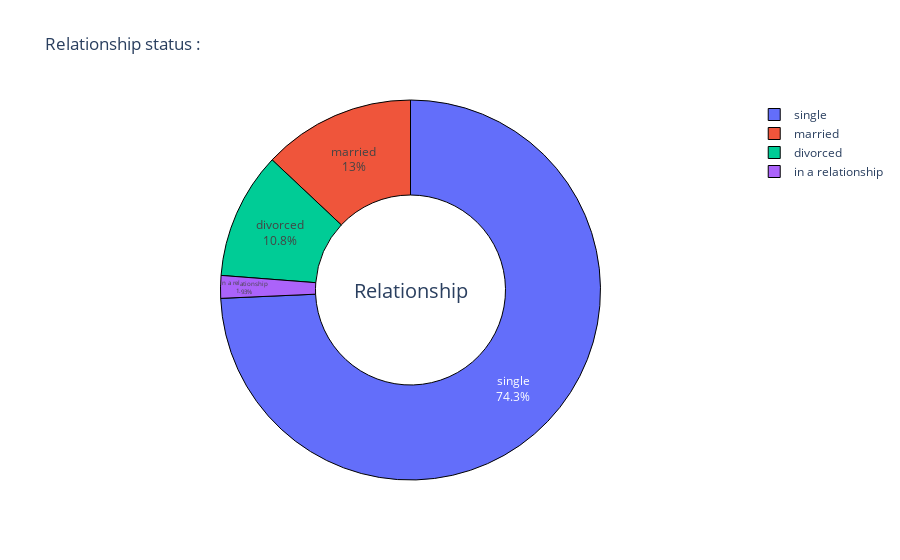

The code cell stored with this chart in its notebook:
### Code cell
fig = go.Figure(
    data = [
        go.Pie(
            labels = df.marital_status.dropna().unique(), 
            values = df.marital_status.value_counts().dropna(), 
            textinfo='percent + label', 
            textposition='inside',
            marker=dict(line=dict(color='#000000', width=1)),
            hole = 0.5
        )
    ]
)
fig.update_layout(
    title_text="Relationship status : ",
    annotations=[dict(text='Relationship', x=0.5, y=0.5, font_size=20, showarrow=False)])
fig.show()

### Figure 1 — Plotly figure (JSON) as saved in the notebook; plotly's stock layout.template omitted (floating-point values rounded to 4 significant figures)
{"data": [{"hole": 0.5, "labels": ["single", "married", "divorced", "in a relationship"], "marker": {"line": {"color": "#000000", "width": 1}}, "textinfo": "percent+label", "textposition": "inside", "type": "pie", "values": [1350, 236, 196, 35]}], "layout": {"annotations": [{"font": {"size": 20}, "showarrow": false, "text": "Relationship", "x": 0.5, "y": 0.5}], "title": {"text": "Relationship status : "}}}
